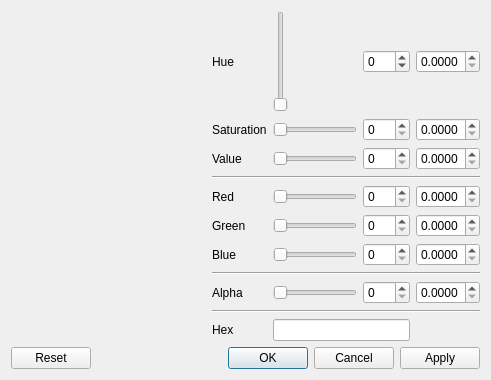
<?xml version="1.0" encoding="UTF-8"?>
<ui version="4.0">
 <class>ColorDialog</class>
 <widget class="QDialog" name="ColorDialog">
  <property name="geometry">
   <rect>
    <x>0</x>
    <y>0</y>
    <width>491</width>
    <height>380</height>
   </rect>
  </property>
  <property name="windowTitle">
   <string>Select Color</string>
  </property>
  <property name="windowIcon">
   <iconset theme="format-fill-color">
    <normaloff>.</normaloff>.</iconset>
  </property>
  <layout class="QVBoxLayout" name="verticalLayout_2">
   <item>
    <layout class="QHBoxLayout" name="horizontalLayout">
     <item>
      <layout class="QVBoxLayout" name="verticalLayout">
       <item>
        <widget class="color_widgets::ColorWheel" name="wheel" native="true">
         <property name="sizePolicy">
          <sizepolicy hsizetype="MinimumExpanding" vsizetype="MinimumExpanding">
           <horstretch>0</horstretch>
           <verstretch>0</verstretch>
          </sizepolicy>
         </property>
        </widget>
       </item>
       <item>
        <widget class="color_widgets::ColorPreview" name="preview" native="true"/>
       </item>
      </layout>
     </item>
     <item>
      <layout class="QGridLayout" name="gridLayout">
       <item row="4" column="3">
        <widget class="QDoubleSpinBox" name="dspin_red">
         <property name="decimals">
          <number>4</number>
         </property>
         <property name="maximum">
          <double>1.000000000000000</double>
         </property>
         <property name="singleStep">
          <double>0.010000000000000</double>
         </property>
        </widget>
       </item>
       <item row="10" column="1" colspan="2">
        <widget class="color_widgets::ColorLineEdit" name="edit_hex">
         <property name="font">
          <font>
           <family>Monospace</family>
          </font>
         </property>
         <property name="showAlpha" stdset="0">
          <bool>true</bool>
         </property>
        </widget>
       </item>
       <item row="8" column="2">
        <widget class="QSpinBox" name="spin_alpha">
         <property name="maximum">
          <number>255</number>
         </property>
        </widget>
       </item>
       <item row="7" column="0" colspan="4">
        <widget class="Line" name="line_alpha">
         <property name="orientation">
          <enum>Qt::Horizontal</enum>
         </property>
        </widget>
       </item>
       <item row="3" column="0" colspan="4">
        <widget class="Line" name="line">
         <property name="orientation">
          <enum>Qt::Horizontal</enum>
         </property>
        </widget>
       </item>
       <item row="9" column="0" colspan="4">
        <widget class="Line" name="line_3">
         <property name="orientation">
          <enum>Qt::Horizontal</enum>
         </property>
        </widget>
       </item>
       <item row="0" column="1">
        <widget class="color_widgets::HueSlider" name="slide_hue">
         <property name="minimum">
          <number>0</number>
         </property>
         <property name="maximum">
          <number>359</number>
         </property>
        </widget>
       </item>
       <item row="2" column="1">
        <widget class="color_widgets::GradientSlider" name="slide_value">
         <property name="maximum">
          <number>255</number>
         </property>
         <property name="orientation">
          <enum>Qt::Horizontal</enum>
         </property>
        </widget>
       </item>
       <item row="1" column="1">
        <widget class="color_widgets::GradientSlider" name="slide_saturation">
         <property name="maximum">
          <number>255</number>
         </property>
         <property name="orientation">
          <enum>Qt::Horizontal</enum>
         </property>
        </widget>
       </item>
       <item row="6" column="0">
        <widget class="QLabel" name="label_3">
         <property name="text">
          <string>Blue</string>
         </property>
        </widget>
       </item>
       <item row="1" column="0">
        <widget class="QLabel" name="label_7">
         <property name="text">
          <string>Saturation</string>
         </property>
        </widget>
       </item>
       <item row="0" column="0">
        <widget class="QLabel" name="label_6">
         <property name="text">
          <string>Hue</string>
         </property>
        </widget>
       </item>
       <item row="10" column="0">
        <widget class="QLabel" name="label_8">
         <property name="text">
          <string>Hex</string>
         </property>
        </widget>
       </item>
       <item row="4" column="1">
        <widget class="color_widgets::GradientSlider" name="slide_red">
         <property name="maximum">
          <number>255</number>
         </property>
         <property name="orientation">
          <enum>Qt::Horizontal</enum>
         </property>
        </widget>
       </item>
       <item row="2" column="0">
        <widget class="QLabel" name="label_5">
         <property name="text">
          <string>Value</string>
         </property>
        </widget>
       </item>
       <item row="8" column="1">
        <widget class="color_widgets::GradientSlider" name="slide_alpha">
         <property name="maximum">
          <number>255</number>
         </property>
         <property name="orientation">
          <enum>Qt::Horizontal</enum>
         </property>
        </widget>
       </item>
       <item row="5" column="0">
        <widget class="QLabel" name="label_2">
         <property name="text">
          <string>Green</string>
         </property>
        </widget>
       </item>
       <item row="5" column="1">
        <widget class="color_widgets::GradientSlider" name="slide_green">
         <property name="maximum">
          <number>255</number>
         </property>
         <property name="orientation">
          <enum>Qt::Horizontal</enum>
         </property>
        </widget>
       </item>
       <item row="0" column="2">
        <widget class="QSpinBox" name="spin_hue">
         <property name="wrapping">
          <bool>true</bool>
         </property>
         <property name="maximum">
          <number>359</number>
         </property>
        </widget>
       </item>
       <item row="8" column="0">
        <widget class="QLabel" name="label_alpha">
         <property name="text">
          <string>Alpha</string>
         </property>
        </widget>
       </item>
       <item row="1" column="2">
        <widget class="QSpinBox" name="spin_saturation">
         <property name="maximum">
          <number>255</number>
         </property>
        </widget>
       </item>
       <item row="6" column="1">
        <widget class="color_widgets::GradientSlider" name="slide_blue">
         <property name="maximum">
          <number>255</number>
         </property>
         <property name="orientation">
          <enum>Qt::Horizontal</enum>
         </property>
        </widget>
       </item>
       <item row="4" column="0">
        <widget class="QLabel" name="label">
         <property name="text">
          <string>Red</string>
         </property>
        </widget>
       </item>
       <item row="2" column="2">
        <widget class="QSpinBox" name="spin_value">
         <property name="maximum">
          <number>255</number>
         </property>
        </widget>
       </item>
       <item row="6" column="2">
        <widget class="QSpinBox" name="spin_blue">
         <property name="maximum">
          <number>255</number>
         </property>
        </widget>
       </item>
       <item row="5" column="2">
        <widget class="QSpinBox" name="spin_green">
         <property name="maximum">
          <number>255</number>
         </property>
        </widget>
       </item>
       <item row="4" column="2">
        <widget class="QSpinBox" name="spin_red">
         <property name="maximum">
          <number>255</number>
         </property>
        </widget>
       </item>
       <item row="5" column="3">
        <widget class="QDoubleSpinBox" name="dspin_green">
         <property name="decimals">
          <number>4</number>
         </property>
         <property name="maximum">
          <double>1.000000000000000</double>
         </property>
         <property name="singleStep">
          <double>0.010000000000000</double>
         </property>
        </widget>
       </item>
       <item row="6" column="3">
        <widget class="QDoubleSpinBox" name="dspin_blue">
         <property name="decimals">
          <number>4</number>
         </property>
         <property name="maximum">
          <double>1.000000000000000</double>
         </property>
         <property name="singleStep">
          <double>0.010000000000000</double>
         </property>
        </widget>
       </item>
       <item row="8" column="3">
        <widget class="QDoubleSpinBox" name="dspin_alpha">
         <property name="decimals">
          <number>4</number>
         </property>
         <property name="maximum">
          <double>1.000000000000000</double>
         </property>
         <property name="singleStep">
          <double>0.010000000000000</double>
         </property>
        </widget>
       </item>
       <item row="2" column="3">
        <widget class="QDoubleSpinBox" name="dspin_value">
         <property name="decimals">
          <number>4</number>
         </property>
         <property name="maximum">
          <double>1.000000000000000</double>
         </property>
         <property name="singleStep">
          <double>0.010000000000000</double>
         </property>
        </widget>
       </item>
       <item row="1" column="3">
        <widget class="QDoubleSpinBox" name="dspin_saturation">
         <property name="decimals">
          <number>4</number>
         </property>
         <property name="maximum">
          <double>1.000000000000000</double>
         </property>
         <property name="singleStep">
          <double>0.010000000000000</double>
         </property>
        </widget>
       </item>
       <item row="0" column="3">
        <widget class="QDoubleSpinBox" name="dspin_hue">
         <property name="decimals">
          <number>4</number>
         </property>
         <property name="maximum">
          <double>1.000000000000000</double>
         </property>
         <property name="singleStep">
          <double>0.010000000000000</double>
         </property>
        </widget>
       </item>
      </layout>
     </item>
    </layout>
   </item>
   <item>
    <widget class="QDialogButtonBox" name="buttonBox">
     <property name="standardButtons">
      <set>QDialogButtonBox::Apply|QDialogButtonBox::Cancel|QDialogButtonBox::Ok|QDialogButtonBox::Reset</set>
     </property>
    </widget>
   </item>
  </layout>
 </widget>
 <layoutdefault spacing="6" margin="11"/>
 <customwidgets>
  <customwidget>
   <class>color_widgets::ColorPreview</class>
   <extends>QWidget</extends>
   <header>color_preview.hpp</header>
   <container>1</container>
  </customwidget>
  <customwidget>
   <class>color_widgets::ColorWheel</class>
   <extends>QWidget</extends>
   <header>color_wheel.hpp</header>
   <container>1</container>
   <slots>
    <signal>colorSelected(QColor)</signal>
    <slot>setColor(QColor)</slot>
   </slots>
  </customwidget>
  <customwidget>
   <class>color_widgets::GradientSlider</class>
   <extends>QSlider</extends>
   <header>gradient_slider.hpp</header>
  </customwidget>
  <customwidget>
   <class>color_widgets::HueSlider</class>
   <extends>color_widgets::GradientSlider</extends>
   <header>hue_slider.hpp</header>
  </customwidget>
  <customwidget>
   <class>color_widgets::ColorLineEdit</class>
   <extends>QLineEdit</extends>
   <header>color_line_edit.hpp</header>
  </customwidget>
 </customwidgets>
 <resources/>
 <connections>
  <connection>
   <sender>slide_saturation</sender>
   <signal>valueChanged(int)</signal>
   <receiver>ColorDialog</receiver>
   <slot>set_hsv()</slot>
   <hints>
    <hint type="sourcelabel">
     <x>335</x>
     <y>146</y>
    </hint>
    <hint type="destinationlabel">
     <x>537</x>
     <y>54</y>
    </hint>
   </hints>
  </connection>
  <connection>
   <sender>slide_value</sender>
   <signal>valueChanged(int)</signal>
   <receiver>ColorDialog</receiver>
   <slot>set_hsv()</slot>
   <hints>
    <hint type="sourcelabel">
     <x>335</x>
     <y>174</y>
    </hint>
    <hint type="destinationlabel">
     <x>537</x>
     <y>88</y>
    </hint>
   </hints>
  </connection>
  <connection>
   <sender>slide_red</sender>
   <signal>valueChanged(int)</signal>
   <receiver>ColorDialog</receiver>
   <slot>set_rgb()</slot>
   <hints>
    <hint type="sourcelabel">
     <x>335</x>
     <y>211</y>
    </hint>
    <hint type="destinationlabel">
     <x>557</x>
     <y>142</y>
    </hint>
   </hints>
  </connection>
  <connection>
   <sender>slide_green</sender>
   <signal>valueChanged(int)</signal>
   <receiver>ColorDialog</receiver>
   <slot>set_rgb()</slot>
   <hints>
    <hint type="sourcelabel">
     <x>335</x>
     <y>239</y>
    </hint>
    <hint type="destinationlabel">
     <x>538</x>
     <y>166</y>
    </hint>
   </hints>
  </connection>
  <connection>
   <sender>slide_blue</sender>
   <signal>valueChanged(int)</signal>
   <receiver>ColorDialog</receiver>
   <slot>set_rgb()</slot>
   <hints>
    <hint type="sourcelabel">
     <x>335</x>
     <y>267</y>
    </hint>
    <hint type="destinationlabel">
     <x>537</x>
     <y>205</y>
    </hint>
   </hints>
  </connection>
  <connection>
   <sender>slide_alpha</sender>
   <signal>valueChanged(int)</signal>
   <receiver>ColorDialog</receiver>
   <slot>update_widgets()</slot>
   <hints>
    <hint type="sourcelabel">
     <x>335</x>
     <y>304</y>
    </hint>
    <hint type="destinationlabel">
     <x>531</x>
     <y>251</y>
    </hint>
   </hints>
  </connection>
  <connection>
   <sender>wheel</sender>
   <signal>colorSelected(QColor)</signal>
   <receiver>ColorDialog</receiver>
   <slot>update_widgets()</slot>
   <hints>
    <hint type="sourcelabel">
     <x>175</x>
     <y>101</y>
    </hint>
    <hint type="destinationlabel">
     <x>568</x>
     <y>106</y>
    </hint>
   </hints>
  </connection>
  <connection>
   <sender>slide_saturation</sender>
   <signal>valueChanged(int)</signal>
   <receiver>spin_saturation</receiver>
   <slot>setValue(int)</slot>
   <hints>
    <hint type="sourcelabel">
     <x>335</x>
     <y>146</y>
    </hint>
    <hint type="destinationlabel">
     <x>384</x>
     <y>145</y>
    </hint>
   </hints>
  </connection>
  <connection>
   <sender>spin_saturation</sender>
   <signal>valueChanged(int)</signal>
   <receiver>slide_saturation</receiver>
   <slot>setValue(int)</slot>
   <hints>
    <hint type="sourcelabel">
     <x>384</x>
     <y>145</y>
    </hint>
    <hint type="destinationlabel">
     <x>335</x>
     <y>146</y>
    </hint>
   </hints>
  </connection>
  <connection>
   <sender>slide_value</sender>
   <signal>valueChanged(int)</signal>
   <receiver>spin_value</receiver>
   <slot>setValue(int)</slot>
   <hints>
    <hint type="sourcelabel">
     <x>335</x>
     <y>174</y>
    </hint>
    <hint type="destinationlabel">
     <x>384</x>
     <y>173</y>
    </hint>
   </hints>
  </connection>
  <connection>
   <sender>spin_value</sender>
   <signal>valueChanged(int)</signal>
   <receiver>slide_value</receiver>
   <slot>setValue(int)</slot>
   <hints>
    <hint type="sourcelabel">
     <x>384</x>
     <y>173</y>
    </hint>
    <hint type="destinationlabel">
     <x>335</x>
     <y>174</y>
    </hint>
   </hints>
  </connection>
  <connection>
   <sender>slide_red</sender>
   <signal>valueChanged(int)</signal>
   <receiver>spin_red</receiver>
   <slot>setValue(int)</slot>
   <hints>
    <hint type="sourcelabel">
     <x>335</x>
     <y>211</y>
    </hint>
    <hint type="destinationlabel">
     <x>384</x>
     <y>210</y>
    </hint>
   </hints>
  </connection>
  <connection>
   <sender>spin_red</sender>
   <signal>valueChanged(int)</signal>
   <receiver>slide_red</receiver>
   <slot>setValue(int)</slot>
   <hints>
    <hint type="sourcelabel">
     <x>384</x>
     <y>210</y>
    </hint>
    <hint type="destinationlabel">
     <x>335</x>
     <y>211</y>
    </hint>
   </hints>
  </connection>
  <connection>
   <sender>slide_green</sender>
   <signal>valueChanged(int)</signal>
   <receiver>spin_green</receiver>
   <slot>setValue(int)</slot>
   <hints>
    <hint type="sourcelabel">
     <x>335</x>
     <y>239</y>
    </hint>
    <hint type="destinationlabel">
     <x>384</x>
     <y>238</y>
    </hint>
   </hints>
  </connection>
  <connection>
   <sender>spin_green</sender>
   <signal>valueChanged(int)</signal>
   <receiver>slide_green</receiver>
   <slot>setValue(int)</slot>
   <hints>
    <hint type="sourcelabel">
     <x>384</x>
     <y>238</y>
    </hint>
    <hint type="destinationlabel">
     <x>335</x>
     <y>239</y>
    </hint>
   </hints>
  </connection>
  <connection>
   <sender>slide_alpha</sender>
   <signal>valueChanged(int)</signal>
   <receiver>spin_alpha</receiver>
   <slot>setValue(int)</slot>
   <hints>
    <hint type="sourcelabel">
     <x>335</x>
     <y>304</y>
    </hint>
    <hint type="destinationlabel">
     <x>384</x>
     <y>303</y>
    </hint>
   </hints>
  </connection>
  <connection>
   <sender>spin_alpha</sender>
   <signal>valueChanged(int)</signal>
   <receiver>slide_alpha</receiver>
   <slot>setValue(int)</slot>
   <hints>
    <hint type="sourcelabel">
     <x>384</x>
     <y>303</y>
    </hint>
    <hint type="destinationlabel">
     <x>335</x>
     <y>304</y>
    </hint>
   </hints>
  </connection>
  <connection>
   <sender>slide_blue</sender>
   <signal>valueChanged(int)</signal>
   <receiver>spin_blue</receiver>
   <slot>setValue(int)</slot>
   <hints>
    <hint type="sourcelabel">
     <x>335</x>
     <y>267</y>
    </hint>
    <hint type="destinationlabel">
     <x>384</x>
     <y>266</y>
    </hint>
   </hints>
  </connection>
  <connection>
   <sender>spin_blue</sender>
   <signal>valueChanged(int)</signal>
   <receiver>slide_blue</receiver>
   <slot>setValue(int)</slot>
   <hints>
    <hint type="sourcelabel">
     <x>384</x>
     <y>266</y>
    </hint>
    <hint type="destinationlabel">
     <x>335</x>
     <y>267</y>
    </hint>
   </hints>
  </connection>
  <connection>
   <sender>slide_hue</sender>
   <signal>valueChanged(int)</signal>
   <receiver>spin_hue</receiver>
   <slot>setValue(int)</slot>
   <hints>
    <hint type="sourcelabel">
     <x>273</x>
     <y>42</y>
    </hint>
    <hint type="destinationlabel">
     <x>384</x>
     <y>74</y>
    </hint>
   </hints>
  </connection>
  <connection>
   <sender>spin_hue</sender>
   <signal>valueChanged(int)</signal>
   <receiver>slide_hue</receiver>
   <slot>setValue(int)</slot>
   <hints>
    <hint type="sourcelabel">
     <x>384</x>
     <y>74</y>
    </hint>
    <hint type="destinationlabel">
     <x>273</x>
     <y>46</y>
    </hint>
   </hints>
  </connection>
  <connection>
   <sender>slide_hue</sender>
   <signal>valueChanged(int)</signal>
   <receiver>ColorDialog</receiver>
   <slot>set_hsv()</slot>
   <hints>
    <hint type="sourcelabel">
     <x>273</x>
     <y>39</y>
    </hint>
    <hint type="destinationlabel">
     <x>363</x>
     <y>8</y>
    </hint>
   </hints>
  </connection>
  <connection>
   <sender>buttonBox</sender>
   <signal>accepted()</signal>
   <receiver>ColorDialog</receiver>
   <slot>accept()</slot>
   <hints>
    <hint type="sourcelabel">
     <x>259</x>
     <y>370</y>
    </hint>
    <hint type="destinationlabel">
     <x>430</x>
     <y>267</y>
    </hint>
   </hints>
  </connection>
  <connection>
   <sender>buttonBox</sender>
   <signal>rejected()</signal>
   <receiver>ColorDialog</receiver>
   <slot>reject()</slot>
   <hints>
    <hint type="sourcelabel">
     <x>192</x>
     <y>370</y>
    </hint>
    <hint type="destinationlabel">
     <x>294</x>
     <y>323</y>
    </hint>
   </hints>
  </connection>
  <connection>
   <sender>dspin_red</sender>
   <signal>valueChanged(double)</signal>
   <receiver>ColorDialog</receiver>
   <slot>changedFloatSpin(double)</slot>
   <hints>
    <hint type="sourcelabel">
     <x>415</x>
     <y>193</y>
    </hint>
    <hint type="destinationlabel">
     <x>450</x>
     <y>14</y>
    </hint>
   </hints>
  </connection>
  <connection>
   <sender>dspin_green</sender>
   <signal>valueChanged(double)</signal>
   <receiver>ColorDialog</receiver>
   <slot>changedFloatSpin(double)</slot>
   <hints>
    <hint type="sourcelabel">
     <x>448</x>
     <y>228</y>
    </hint>
    <hint type="destinationlabel">
     <x>472</x>
     <y>37</y>
    </hint>
   </hints>
  </connection>
  <connection>
   <sender>dspin_blue</sender>
   <signal>valueChanged(double)</signal>
   <receiver>ColorDialog</receiver>
   <slot>changedFloatSpin(double)</slot>
   <hints>
    <hint type="sourcelabel">
     <x>431</x>
     <y>255</y>
    </hint>
    <hint type="destinationlabel">
     <x>479</x>
     <y>95</y>
    </hint>
   </hints>
  </connection>
  <connection>
   <sender>dspin_alpha</sender>
   <signal>valueChanged(double)</signal>
   <receiver>ColorDialog</receiver>
   <slot>changedFloatSpin(double)</slot>
   <hints>
    <hint type="sourcelabel">
     <x>396</x>
     <y>293</y>
    </hint>
    <hint type="destinationlabel">
     <x>480</x>
     <y>332</y>
    </hint>
   </hints>
  </connection>
  <connection>
   <sender>dspin_value</sender>
   <signal>valueChanged(double)</signal>
   <receiver>ColorDialog</receiver>
   <slot>changedFloatSpin(double)</slot>
   <hints>
    <hint type="sourcelabel">
     <x>456</x>
     <y>161</y>
    </hint>
    <hint type="destinationlabel">
     <x>485</x>
     <y>152</y>
    </hint>
   </hints>
  </connection>
  <connection>
   <sender>dspin_saturation</sender>
   <signal>valueChanged(double)</signal>
   <receiver>ColorDialog</receiver>
   <slot>changedFloatSpin(double)</slot>
   <hints>
    <hint type="sourcelabel">
     <x>429</x>
     <y>130</y>
    </hint>
    <hint type="destinationlabel">
     <x>486</x>
     <y>126</y>
    </hint>
   </hints>
  </connection>
  <connection>
   <sender>dspin_hue</sender>
   <signal>valueChanged(double)</signal>
   <receiver>ColorDialog</receiver>
   <slot>changedFloatSpin(double)</slot>
   <hints>
    <hint type="sourcelabel">
     <x>441</x>
     <y>65</y>
    </hint>
    <hint type="destinationlabel">
     <x>484</x>
     <y>78</y>
    </hint>
   </hints>
  </connection>
 </connections>
 <slots>
  <signal>colorChanged(QColor)</signal>
  <slot>set_rgb()</slot>
  <slot>set_hsv()</slot>
  <slot>setColor(QColor)</slot>
  <slot>update_widgets()</slot>
  <slot>changedFloatSpin(double)</slot>
 </slots>
</ui>
